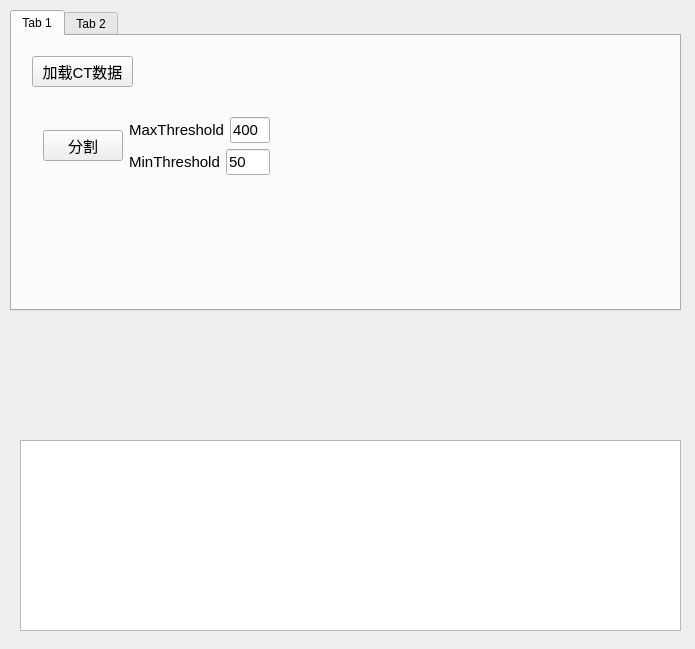
<?xml version="1.0" encoding="UTF-8"?>
<ui version="4.0">
 <class>NeurosurgicalPunctureRobotControls</class>
 <widget class="QWidget" name="NeurosurgicalPunctureRobotControls">
  <property name="geometry">
   <rect>
    <x>0</x>
    <y>0</y>
    <width>695</width>
    <height>649</height>
   </rect>
  </property>
  <property name="minimumSize">
   <size>
    <width>0</width>
    <height>0</height>
   </size>
  </property>
  <property name="windowTitle">
   <string>QmitkTemplate</string>
  </property>
  <widget class="QTabWidget" name="tabWidget">
   <property name="geometry">
    <rect>
     <x>10</x>
     <y>10</y>
     <width>671</width>
     <height>301</height>
    </rect>
   </property>
   <property name="currentIndex">
    <number>0</number>
   </property>
   <widget class="QWidget" name="tab">
    <attribute name="title">
     <string>Tab 1</string>
    </attribute>
    <widget class="QPushButton" name="LoadCTSeriesBtn">
     <property name="geometry">
      <rect>
       <x>20</x>
       <y>20</y>
       <width>101</width>
       <height>31</height>
      </rect>
     </property>
     <property name="font">
      <font>
       <pointsize>11</pointsize>
      </font>
     </property>
     <property name="text">
      <string>加载CT数据</string>
     </property>
    </widget>
    <widget class="QWidget" name="horizontalLayoutWidget_3">
     <property name="geometry">
      <rect>
       <x>20</x>
       <y>70</y>
       <width>249</width>
       <height>80</height>
      </rect>
     </property>
     <layout class="QHBoxLayout" name="horizontalLayout_3">
      <item>
       <widget class="QPushButton" name="SegVesselBtn">
        <property name="font">
         <font>
          <pointsize>11</pointsize>
         </font>
        </property>
        <property name="text">
         <string>分割</string>
        </property>
       </widget>
      </item>
      <item>
       <layout class="QVBoxLayout" name="verticalLayout">
        <item>
         <layout class="QHBoxLayout" name="horizontalLayout">
          <item>
           <spacer name="horizontalSpacer_2">
            <property name="orientation">
             <enum>Qt::Horizontal</enum>
            </property>
            <property name="sizeHint" stdset="0">
             <size>
              <width>40</width>
              <height>20</height>
             </size>
            </property>
           </spacer>
          </item>
          <item>
           <widget class="QLabel" name="label">
            <property name="font">
             <font>
              <pointsize>11</pointsize>
             </font>
            </property>
            <property name="text">
             <string>MaxThreshold</string>
            </property>
            <property name="alignment">
             <set>Qt::AlignCenter</set>
            </property>
           </widget>
          </item>
          <item>
           <spacer name="horizontalSpacer_3">
            <property name="orientation">
             <enum>Qt::Horizontal</enum>
            </property>
            <property name="sizeHint" stdset="0">
             <size>
              <width>40</width>
              <height>20</height>
             </size>
            </property>
           </spacer>
          </item>
          <item>
           <widget class="QLineEdit" name="VesselSegMaxLineEdit">
            <property name="font">
             <font>
              <pointsize>11</pointsize>
             </font>
            </property>
            <property name="text">
             <string>400</string>
            </property>
           </widget>
          </item>
          <item>
           <spacer name="horizontalSpacer">
            <property name="orientation">
             <enum>Qt::Horizontal</enum>
            </property>
            <property name="sizeHint" stdset="0">
             <size>
              <width>40</width>
              <height>20</height>
             </size>
            </property>
           </spacer>
          </item>
         </layout>
        </item>
        <item>
         <layout class="QHBoxLayout" name="horizontalLayout_2">
          <item>
           <spacer name="horizontalSpacer_4">
            <property name="orientation">
             <enum>Qt::Horizontal</enum>
            </property>
            <property name="sizeHint" stdset="0">
             <size>
              <width>40</width>
              <height>20</height>
             </size>
            </property>
           </spacer>
          </item>
          <item>
           <widget class="QLabel" name="label_2">
            <property name="font">
             <font>
              <pointsize>11</pointsize>
             </font>
            </property>
            <property name="text">
             <string>MinThreshold</string>
            </property>
            <property name="alignment">
             <set>Qt::AlignCenter</set>
            </property>
           </widget>
          </item>
          <item>
           <spacer name="horizontalSpacer_5">
            <property name="orientation">
             <enum>Qt::Horizontal</enum>
            </property>
            <property name="sizeHint" stdset="0">
             <size>
              <width>40</width>
              <height>20</height>
             </size>
            </property>
           </spacer>
          </item>
          <item>
           <widget class="QLineEdit" name="VesselSegMinLineEdit">
            <property name="font">
             <font>
              <pointsize>11</pointsize>
             </font>
            </property>
            <property name="text">
             <string>50</string>
            </property>
           </widget>
          </item>
          <item>
           <spacer name="horizontalSpacer_6">
            <property name="orientation">
             <enum>Qt::Horizontal</enum>
            </property>
            <property name="sizeHint" stdset="0">
             <size>
              <width>40</width>
              <height>20</height>
             </size>
            </property>
           </spacer>
          </item>
         </layout>
        </item>
       </layout>
      </item>
     </layout>
    </widget>
   </widget>
   <widget class="QWidget" name="tab_2">
    <attribute name="title">
     <string>Tab 2</string>
    </attribute>
   </widget>
  </widget>
  <widget class="QTextBrowser" name="textBrowser">
   <property name="geometry">
    <rect>
     <x>20</x>
     <y>440</y>
     <width>661</width>
     <height>191</height>
    </rect>
   </property>
  </widget>
 </widget>
 <layoutdefault spacing="6" margin="11"/>
 <resources/>
 <connections/>
</ui>
